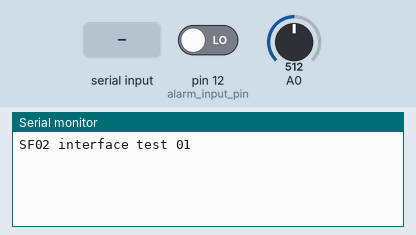
Bench run of a sketch on a simulated Arduino Uno, built with avr-gcc and run on an emulated ATmega328P. Shown: the last lines printed to the serial monitor. Inputs (shaded band) come from the test bench; at power-on: pin 12 (alarm_input_pin) LOW, A0 = 512.

Above: at 1.3 s.
1.4 s: "90,45,200\n" received over the second serial link
At 2.5 s:
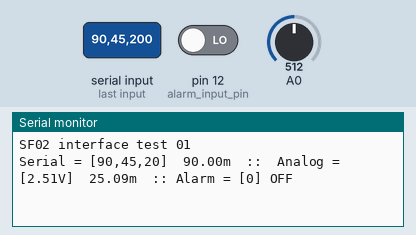
2.9 s: "90,45\n" received over the second serial link
At 3.6 s:
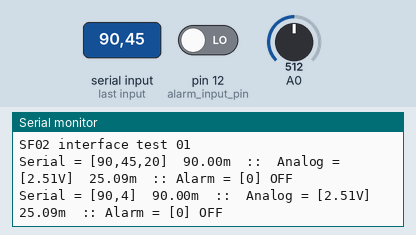
4.4 s: "0\n" received over the second serial link
At 4.8 s:
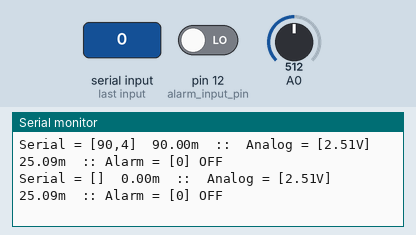

The sketch:

SF02.ino
```cpp
/*
Introduction to the SF02 laser range finder
--------------------------------------------
  The SF02 is a low cost laser range finder (LRF) that works on the time-of-flight principle. The main specifications
  are:

    1. Range                  40m
    2. Update rate            12 readings per second
    3. Resolution             1cm
    4. Weight                 <80g
    5. Laser classification   Class 1M

  The SF02 can be used in many different applications. Primary communication is via a USB connection that gives
  the user access to the main settings available on the SF02. Before connecting the Arduino we recommend that
  you take a moment to configure these settings to meet the requirements of your project.


Introduction to the SF02_Arduino_01 sketch
------------------------------------------
  This sketch demonstrates three ways of connecting the SF02 laser range finder to the Arduino. These are:

    1. Connecting the auxiliary UART of the SF02 to a second serial port on the Arduino.
    2. Connecting the analog output of the SF02 to one of the ADC channels of the Arduino.
    3. Connecting the alarm output of the SF02 to a digital input of the Arduino.

  Which method you choose to use depends on what kind of project you're working on. For highest accuracy
  the serial port connection works best. For a quick distance estimate using minimal code the analog signal is the
  easiest to use. If you just need a warning when something gets close then the alarm signal is perfect for the job.


Method #1:: Using the auxiliary UART on the SF02
-------------------------------------------------
  The SF02 has a serial port on pins 8(TXD) and 9(RXD) of the screw terminal connector.
  The baud rate of this port can be set using the USB interface through a terminal program (see the
  SF02 Manual for the instructions on how to do this). The default baud rate is 9600.

  The Arduino has a built-in serial port that is connected to its USB interface.
  This is available for sending and receiving data from a PC. To communicate with the SF02 a
  second serial port needs to be instantiated using the SoftwareSerial library. Once this port is
  available, distance readings from the SF02 will be transmitted whenever a "d" character is sent to the SF02
  from the Arduino.


Method #2:: Using the analog output from the SF02
-------------------------------------------------
  The SF02 has an analog output on pin 7(0V-3.3V) of the screw terminal connector. The voltage on
  this output is updated whenever a new distance measurement is made. The Arduino can read the
  voltage at any time using one its analog input pins.


Method #3:: Using the alarm output from the SF02
------------------------------------------------
  The SF02 has an alarm signal output on pin 6 (0V/3.3V) of the screw terminal connector. This output changes state
  when the distance falls below the preset value define in the settings menu of the SF02. The Arduino can
  read this state at any time using one of its digital input pins.


Wiring
------
  Pin 10 is RXD on the Arduino and connects to terminal 8 on the SF02.
  Pin 11 is TXD on the Arduino and connects to terminal 9 on the SF02.
  Pin A0 is an ADC on the Arduino and connects to terminal 7 on the SF02.
  Pin 12 is a digital input on the Arduino and connects to terminal 6 on the SF02.
  GND on the Arduino connects to terminal 10 on the SF02.


The program
-----------
  This program reads the auxiliary UART, the analog output and the alarm of the SF02 every 0.5 seconds.
  It prints the result on the Arduino terminal using the USB port. The results are also stored as variables
  that can be accessed by other parts of the program. The results are displayed by the terminal as follows:

    Serial = [raw data] <distance in meters> :: Analog = [raw voltage] <distance in meters> :: Alarm = [raw bit] <alarm state>

  Before using this program please make sure that the settings in the SF02 match the definitions given below.
*/

// -- Include files --
#include <SoftwareSerial.h>                                             // This library is needed to create the second serial port on the Arduino

//-- System definitions --
#define terminal_baud_rate                115200                        // This baud rate should match the terminal application settings

//-- Arduino pin definitions --
#define serial_port_rxd_pin               10                            // These pin definitions can be changed to match your preferred Arduino connections
#define serial_port_txd_pin               11
#define analog_input_pin                  0
#define alarm_input_pin                   12

//-- SF02 settings definitions --
#define sf02_select_the_uart_baud_rate    9600                         // These SF02 settings must be changed to match the values entered into the SF02
#define sf02_set_the_0_0V_distance        0.0
#define sf02_set_the_3_3V_distance        33.00

//-- Arduino pin assignments --
SoftwareSerial sf02_serial(serial_port_rxd_pin, serial_port_txd_pin);  // Define the pins to be used for the second serial port
int sf02_analog_pin = analog_input_pin;                                // Define the pin to be used for the analog input of the ADC
int sf02_alarm_pin = alarm_input_pin;                                  // Define the pin to be used for the alarm input

//-- Variables --
float dist_meters_serial;                                              // This is the distance read through the second serial port
float dist_meters_analog;                                              // This is the distance calculated from the analog measurement
float analog_voltage;                                                  // The raw analog value
int alarm;                                                             // The alarm variable

char sf02_string[16], c;                                               // These are used to fetch the ASCII string from the SF02 using the second serial port
int i, analog;                                                         // Miscellaneous variables
float slope;

//-- The setup function --
void setup()
{
  Serial.begin(terminal_baud_rate);                                     // Open the main USB serial port on the Arduino ready for the terminal application
  while (!Serial);                                                      // Wait for serial port to connect.
  sf02_serial.begin(sf02_select_the_uart_baud_rate);                    // Open the second serial port to connect to the SF02
  pinMode(sf02_alarm_pin, INPUT);                                       // Prepare the digital input pin for the SF02 alarm

  slope = (sf02_set_the_3_3V_distance-sf02_set_the_0_0V_distance)/3.3;  // The slope value is used later to convert the analog voltage into a distance
  Serial.println("\r\nSF02 interface test 01\r\n");                     // Print a test message to the Arduino terminal
}

//-- The main program runs forever --
void loop()
{
  delay(500);                                                           // This is a 0.5 second delay to set the update rate at approximately two readings per second

//-- Read the auxiliary UART of the SF02 using the second serial port of the Arduino --
  sf02_serial.write("d");                                               // Trigger the auxiliary UART on the SF02 and...
  while (!sf02_serial.available());                                     // Wait until the next distance measurement is ready

                                                                        // Prepare to read the serial port...
  i=0;                                                                  // i is an indexer for the string storage variable and...
  c=0;                                                                  // c holds the latest ASCII character from the SF02

  while(c != 10)                                                        // Read the ASCII string from the SF02 until a line feed character (\n) is detected
  {
    while (!sf02_serial.available());                                   // Wait here for the next character
    c = sf02_serial.read();                                             // Fetch the character and store it in c
    sf02_string[i] = c;                                                 // Add the character to the existing string from the SF02
    i++;                                                                // Point to the next character storage location in the string
  }                                                                     // Once the string has been captured...
  sf02_string[i-2] = 0;                                                 // Create a null terminated string and remove the \r\n characters from the end
  dist_meters_serial = atof(sf02_string);                               // Convert the ASCII string from the SF02 into a floating point number

//-- Read the anaolg output of the SF02 using an ADC input of the Arduino --
  analog = analogRead(sf02_analog_pin);                                // Read the ADC value of the analog input pin
  analog_voltage = analog * 0.0049;                                    // Convert this into a voltage
  dist_meters_analog=analog_voltage*slope+sf02_set_the_0_0V_distance;  // Convert the voltage into a distance using the SF02 settings

//-- Read the alarm output of the SF02 --
  alarm = digitalRead(sf02_alarm_pin);                                 // Read the SF02 alarm

//-- Display the results on the terminal --
  Serial.print("Serial = [");                                          // Print the serial port results
  Serial.print(sf02_string);
  Serial.print("]  ");
  Serial.print(dist_meters_serial, 2);
  Serial.print("m  ::  Analog = [");                                   // Print the analog results
  Serial.print(analog_voltage);
  Serial.print("V]  ");
  Serial.print(dist_meters_analog, 2);
  Serial.print("m  :: Alarm = [");                                     // Print the alarm status
  Serial.print(alarm);
  Serial.print("] ");
  if(alarm == 0)
    Serial.print("OFF\r\n");
  else
    Serial.print("ON\r\n");
}
//-- End of program --
```

SF02.cpp
```cpp
/*
	SF02.h - Library for communicating with the Lightware SF02 laser module.
	Created by Keith Kirton, Lightware Optoelectronics, April 15, 2014.
	Released into the public domain.
*/
#include "Arduino.h"
#include "SF02.h"

//******************************************************************************
//* Constructors
//******************************************************************************

SF02::SF02()
:	_auxUartBaudRate(9600),
	_00vDistance(0.0f),
	_33vDistance(33.0f),
	_slope(10.0f),
	_analogInputPin(-1),
	_alarmInputPin(-1),
	_serialSF02(0),
	_initialised(false),
	_bufferPos(0),
	_requestDistance(true),
	_lastResult(0.0f)
{

}

//******************************************************************************
//* Public Methods
//******************************************************************************

/* begin method using the default hardware serial communication interface. */
void SF02::begin()
{
	_serialSF02 = &Serial;
	_initialised = true;
}

/* begin method for overriding the default serial communication interface. */
void SF02::begin(Stream &SerialInterface)
{
	_serialSF02 = &SerialInterface;
	_initialised = true;
}

void SF02::end()
{

}

/* returns the baud rate to use for communication with the auxiliary uart. Default is 9600. */
/* Ensure this matches the setting in the SF02 module if used to setup a serial interface. */
long SF02::getAuxUartBaudRate()
{
	return _auxUartBaudRate;
}

/* sets the baud rate to use for communication with the auxiliary uart. Default is 9600. */
/* Ensure this matches the setting in the SF02 module if using the getter to setup a serial interface. */
void SF02::setAuxUartBaudRate(long BaudRate)
{
	switch (BaudRate)
	{
		case 4800:
		case 9600:
		case 19200:
		case 38400:
		case 57600:
		case 115200:
			_auxUartBaudRate = BaudRate;
			break;
		default:
			_auxUartBaudRate = 9600;
			break;
	}
}

/* returns the 0.0V distance used for analog output. */
float SF02::get00vDistance()
{
	return _00vDistance;
}

/* sets the 0.0V distance used for analog output. */
void SF02::set00vDistance(float Distance)
{
	_00vDistance = Distance;
	_slope = (_33vDistance - _00vDistance) / 3.3f;
}

/* returns the 3.3V distance used for analog output. */
float SF02::get33vDistance()
{
	return _33vDistance;
}

/* sets the 3.3V distance used for analog output. */
void SF02::set33vDistance(float Distance)
{
	_33vDistance = Distance;
	_slope = (_33vDistance - _00vDistance) / 3.3f;
}

/* returns the Arduino analog pin that will receive the analog signal. Default is -1 and will be ignored. */
int SF02::getAnalogInputPin()
{
	return _analogInputPin;
}

/* set the Arduino analog pin that should receive the analog signal. */
void SF02::setAnalogInputPin(int Pin)
{
	_analogInputPin = Pin;
}

/* returns the Arduino pin that will receive the alarm signal. Default is -1 and will be ignored. */
int SF02::getAlarmInputPin()
{
	return _alarmInputPin;
}

/* set the Arduino pin that should receive the alarm signal. */
void SF02::setAlarmInputPin(int Pin)
{
	_alarmInputPin = Pin;
	pinMode(_alarmInputPin, INPUT);
}

/* returns the distance in meters, using the serial interface, currently being read by the SF02 module. */
float SF02::getDistance(int Timeout)
{
	if (!_initialised)
		return -1.0f;

	_serialSF02->write("d");

	int i = 0;
	char c = 0;
	char buf[16];

	unsigned long startMillis = millis();

	while (c != 10)
	{
		if (millis() - startMillis >= Timeout)
		{
			return -1.0f;
		}

		if (_serialSF02->available())
		{
			c = _serialSF02->read();
			buf[i] = c;
			++i;
		}
	}

	buf[i-2] = 0;

	return atof(buf);
}

/* returns the distance in meters, using the analog signal, currently being read by the SF02 module. */
float SF02::getAnalogDistance()
{
	if (_analogInputPin == -1)
		return -1.0f;

	int analog = analogRead(_analogInputPin);
	float analogVoltage = (float)analog * 0.0049f;

	return analogVoltage * _slope + _00vDistance;
}

/* returns the alarm output currently signalled on pin _alarmInputPin. */
int SF02::getAlarmOutput()
{
	if (_alarmInputPin == -1)
		return -1;

	return digitalRead(_alarmInputPin);
}

/* non-blocking method to retreive the distance reading via the serial interface from the SF02 module. */
bool SF02::updateResult()
{
	char c = 0;

	if (_requestDistance == true)
	{
		_serialSF02->write("d");
		_requestDistance = false;
	}

	if (_serialSF02->available())
	{
		c = _serialSF02->read();
		_buffer[_bufferPos++] = c;

		if (c == 10)
		{
			_buffer[_bufferPos - 2] = 0;
			_lastResult = atof(_buffer);
			_requestDistance = true;
			return true;
		}
	}

	return false;
}

/* returns last result obtained through the non-blocking update method. */
float SF02::getResult()
{
	return _lastResult;
}
```

SF02.h
```cpp
/*
	SF02.h - Library for communicating with the Lightware SF02 laser module.
	Created by Keith Kirton, Lightware Optoelectronics, April 15, 2014.
	Released into the public domain.
*/
#ifndef SF02_H
#define SF02_H

#include "Arduino.h"

class SF02
{
public:
	SF02();

/* Arduino constructors */
	void begin();
	void begin(Stream &SerialInterface);
	void end();

/* SF02 measurement property getters */
	long getAuxUartBaudRate();
	float get00vDistance();
	float get33vDistance();

/* SF02 measurement property setters */
	void setAuxUartBaudRate(long BaudRate);
	void set00vDistance(float Distance);
	void set33vDistance(float Distance);

/* Arduino input pin getters */
	int getAnalogInputPin();
	int getAlarmInputPin();

/* Arduino input pin setters */
	void setAlarmInputPin(int Pin);
	void setAnalogInputPin(int Pin);

/* Query functions */
	float getDistance(int Timeout = 100);
	float getAnalogDistance();
	int getAlarmOutput();

	bool updateResult();
	float getResult();

private:
/* SF02 measurement properties */
	long _auxUartBaudRate;
	float _00vDistance;
	float _33vDistance;
	float _slope;

/* Arduino input pins */
	int _analogInputPin;
	int _alarmInputPin;

/* Serial comms object */
	Stream *_serialSF02;

/* System variables */
	bool _initialised;

	char _buffer[16];
	int _bufferPos;

	bool _requestDistance;
	float _lastResult;
};

#endif // SF02_H
```

Measured:
- after the input at 1.4 s, the serial monitor: prints a new line at once (image 1)
- after the input at 2.9 s, the serial monitor: prints a new line at once (image 2)
- after the input at 4.4 s, the serial monitor: prints a new line at once (image 3)
